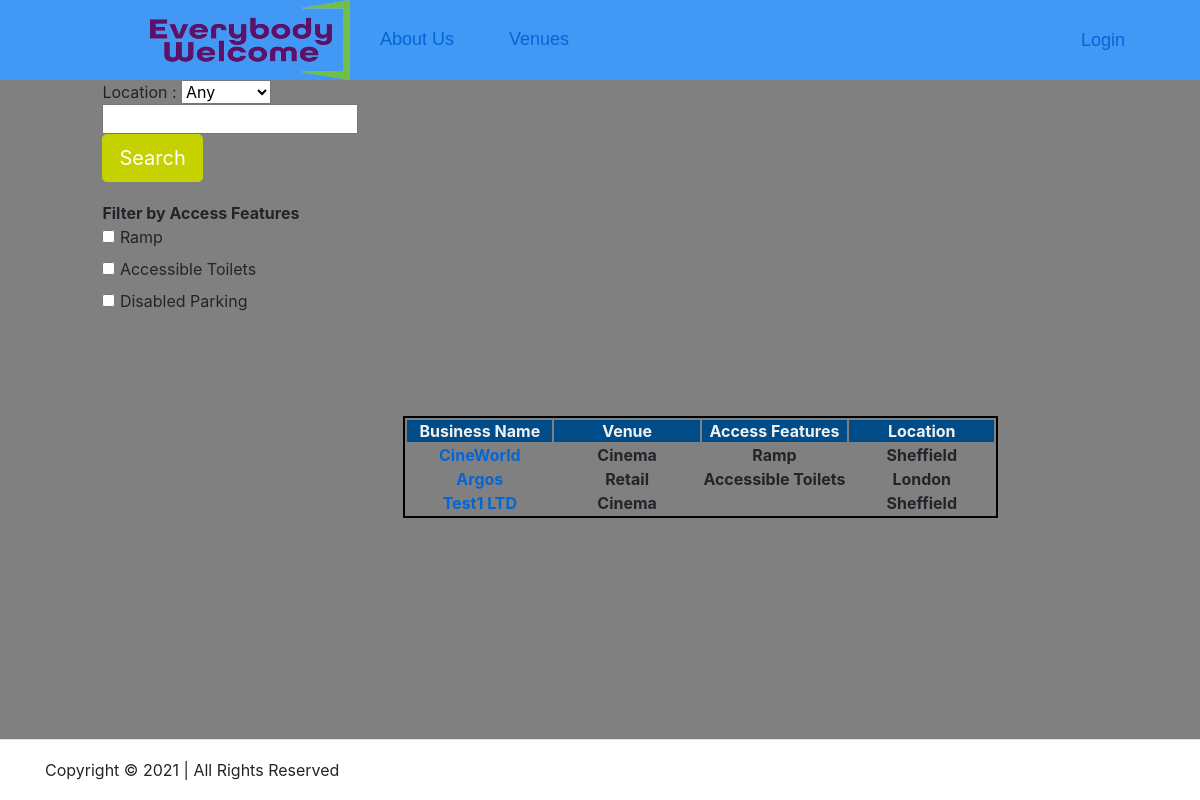
The page /homepage.php on the database its author committed.
### tables this page shows
CREATE TABLE "Business_Owner" (
	"BusinessID"	INTEGER,
	"Username"	TEXT,
	"Password"	INTEGER,
	"Business_Name"	TEXT,
	"Venue_Type"	TEXT,
	"Business_Description"	TEXT,
	"Access_Features"	TEXT,
	"Location"	TEXT,
	"Type"	TEXT,
	"Email"	TEXT
, "Link"	TEXT);

### homepage.php (the view, shortened to what this page needs)
<html>
<?php require("verify_login.php");?>
<?php
$db = new SQLite3('/xampp/Data/test.db');
$sql_stmnt = "SELECT Business_Name, Venue_Type, Business_Description, Access_Features, Location FROM Business_Owner
WHERE Business_Name IS NOT NULL";
$stmt = $db->prepare($sql_stmnt);
$result = $stmt->execute();
$rows_array = [];
$amount = 0;
while ($row=$result->fetchArray())
{
    $amount += 1;
    $rows_array[]=$row;
}
?>
    <head>
        <link rel="stylesheet" href="style.css">
        <link rel="stylesheet" href="homepage_style.css">
    </head>
<main>
    <div class = "homepage-grid">
        <div class = "homepage-search">
        <form method = "POST">
        <body>
            Location :
            <select name="locationDropdown" id="locationDropdown">
                <option value="">Any</option>
            </select>
            <input type="text" name="searchValue" value=<?php if(isset($_POST['submit'])){;}?>>
            <button class="w-20 btn btn-lg btn-primary" style="align: center" type="submit" name="submit" value="submitLocation">Search</button>
        </body>
    </div>
        <body>
            <?php if ($amount != 0){?>
                <div class = "homepage-table">
                    <table style="width: 100%; text-align: center; border: solid 2px black">
                        <tr class="tableHead">
                            <th>Business Name</th>
                            <th>Venue</th>
                            <th>Access Features</th>
                            <th>Location</th>
                        </tr>
                        <?php for($x = 0  ; $x < $amount; $x+=1){;?>
                                    <tr>
                                        <td><a href="https://www.cineworld.co.uk/cinemas/sheffield/031"><strong><?php echo $rows_array[$x][0]?></strong></a></td>
                                        <td><strong><?php echo $rows_array[$x][1];?></strong></td>
                                        <td><strong><?php echo $rows_array[$x][3];?></strong></td>
                                        <td><strong><?php echo $rows_array[$x][4];?></strong></td>
                                    </tr>
                                    <?php }?>
                        </table>
                                </div>
                                <?php }?>
        </body>
        <div class = "homepage-access-features">
            <header><b> Filter by Access Features </b></header>
                <input type="checkbox" id="vehicle1" name='features[]' value="Ramp" <?php if(!empty($features_string)){if(strpos($features_string, "Ramp") !== FALSE){?> checked <?php }}?> >
                <label for="vehicle1"> Ramp</label><br>
                <input type="checkbox" id="vehicle2" name='features[]' value="Accessible Toilets" <?php if(!empty($features_string)){if(strpos($features_string, "Accessible Toilets") !== FALSE) {?> checked <?php }}?>>
                <label for="vehicle2"> Accessible Toilets</label><br>
                <input type="checkbox" id="vehicle3" name='features[]' value="Disabled Parking" <?php if(!empty($features_string)){if(strpos($features_string, "Disabled Parking") !== FALSE) {?> checked <?php }}?>>
                <label for="vehicle3"> Disabled Parking</label><br>
        </div>
    </div>
                        </main>
                        <?php require("Footer.php");?>
                        </html>

### verify_login.php (shortened to what this page needs)
<?php
if(!empty($_SESSION["businessID"])){
    $db = new SQLite3('/xampp/Data/test.db');
    $sql = "SELECT Type FROM Business_Owner WHERE BusinessID = :id";
    $stmt = $db->prepare($sql);
    $stmt->bindValue(':id', $_SESSION["businessID"]);
    $result = $stmt->execute();
    $publisher = $result->fetchArray();
    if($publisher[0] === "Admin"){
        require("admin_NavBar.php");
    }
    else{
        require("user_NavBar.php");
    }
}
else{
    require("NavBar.php");
}
?>

### NavBar.php (shortened to what this page needs)
<!doctype html>
<html lang="en">
  <head>
    <link rel="stylesheet" href="/group4afa1/style.css" />
    <link rel="stylesheet" href="https://stackpath.bootstrapcdn.com/bootstrap/4.3.1/css/bootstrap.min.css">
  </head>
<body class = "bgcolor">
	<nav>
		<div class = "nav-text-effects"> <img src = 'images/Everybody_Welcome.png'  alt="Everybody Welcome" width = 200 height = 80 > <a href="homepage.php" > About Us </a>  <a href="homepage.php"> Venues </a></div>
		<div class = "nav-text-effects"><a href="login.php" > Login </a></div>
	</nav>
</body>

### Footer.php (shortened to what this page needs)
    <footer  class="border-top footer">
            <div class="container">
                Copyright &copy; 2021 | All Rights Reserved
            </div>
    </footer>
</body>
</html>

### style.css (style rules this page uses)
a { color: #0366d6; }
nav { height: 80px; background: #4298f5; display: flex; justify-content: space-between; align-items: center; padding-left: 100px; }
nav a { padding: 25px; }
.nav-text-effects { text-shadow: black; font-weight: 100; font-size: large; font-family: 'Trebuchet MS', 'Lucida Sans Unicode', 'Lucida Grande', 'Lucida Sans', Arial, sans-serif; padding: 50px; }
.btn-primary { color: #fff; background-color: #C6D200; border-color: #C6D200; }
html { font-size: 14px; }
@media (min-width: 768px) { html { font-size: 16px; } }
.border-top { border-top: 1px solid #e5e5e5; }
html { position: relative; min-height: 100%; }
body { margin-bottom: 60px; }
.footer { position: absolute; bottom: 0; width: 100%; white-space: nowrap; line-height: 60px; background-color: white; }
.bgColor { background-color: grey; }
.container { min-height: 100%; }
* { box-sizing: border-box; }
.tableHead { background-color: #004C89; color: #f1f1f1; }
table { table-layout: fixed; border-collapse: separate; width: 100%; }
th,td { overflow: auto; word-wrap: break-word; }
th { background-color: #004C89; color: #f1f1f1; }

### homepage_style.css (style rules this page uses)
.homepage-access-features { grid-area: homepage-access-features; border-radius: 20px; justify-items: stretch; justify-content: left; }
.homepage-table { grid-area: homepage-table; border-radius: 20px; justify-items: stretch; display: flex; justify-content: center; align-items: center; }
.homepage-search { grid-area: homepage-search; border-radius: 20px; display: flex; align-items: center; }
.homepage-grid { display: grid; grid-template-columns: .5fr 1.5fr 3fr 1fr; grid-template-rows:1fr 4.5fr; grid-gap: 0.2rem; grid-template-areas: ". homepage-search . ." ". homepage-access-features homepage-table ."; }

### rows shown on the page
business_owner: Business_Name "CineWorld", Venue_Type "Cinema", Access_Features "Ramp", Location "Sheffield"
business_owner: Business_Name "Argos", Venue_Type "Retail", Access_Features "Accessible Toilets", Location "London"
business_owner: Business_Name "Test1 LTD", Venue_Type "Cinema", Location "Sheffield"
